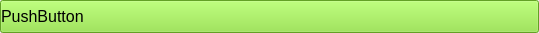
<?xml version="1.0" encoding="UTF-8"?>
<ui version="4.0">
 <class>Form</class>
 <widget class="QWidget" name="Form">
  <property name="geometry">
   <rect>
    <x>0</x>
    <y>0</y>
    <width>539</width>
    <height>33</height>
   </rect>
  </property>
  <property name="sizePolicy">
   <sizepolicy hsizetype="Expanding" vsizetype="Maximum">
    <horstretch>0</horstretch>
    <verstretch>0</verstretch>
   </sizepolicy>
  </property>
  <property name="windowTitle">
   <string>Form</string>
  </property>
  <layout class="QHBoxLayout" name="horizontalLayout">
   <property name="spacing">
    <number>0</number>
   </property>
   <property name="leftMargin">
    <number>0</number>
   </property>
   <property name="topMargin">
    <number>0</number>
   </property>
   <property name="rightMargin">
    <number>0</number>
   </property>
   <property name="bottomMargin">
    <number>0</number>
   </property>
   <item>
    <widget class="QPushButton" name="button">
     <property name="sizePolicy">
      <sizepolicy hsizetype="Expanding" vsizetype="Fixed">
       <horstretch>0</horstretch>
       <verstretch>0</verstretch>
      </sizepolicy>
     </property>
     <property name="minimumSize">
      <size>
       <width>0</width>
       <height>33</height>
      </size>
     </property>
     <property name="maximumSize">
      <size>
       <width>16777215</width>
       <height>33</height>
      </size>
     </property>
     <property name="font">
      <font>
       <pointsize>12</pointsize>
       <italic>false</italic>
      </font>
     </property>
     <property name="acceptDrops">
      <bool>false</bool>
     </property>
     <property name="layoutDirection">
      <enum>Qt::LeftToRight</enum>
     </property>
     <property name="autoFillBackground">
      <bool>false</bool>
     </property>
     <property name="styleSheet">
      <string notr="true">background-color: rgb(138, 226, 52);
text-align: left;</string>
     </property>
     <property name="text">
      <string notr="true">PushButton</string>
     </property>
     <property name="autoDefault">
      <bool>false</bool>
     </property>
     <property name="default">
      <bool>false</bool>
     </property>
     <property name="flat">
      <bool>false</bool>
     </property>
    </widget>
   </item>
  </layout>
 </widget>
 <resources/>
 <connections/>
</ui>
